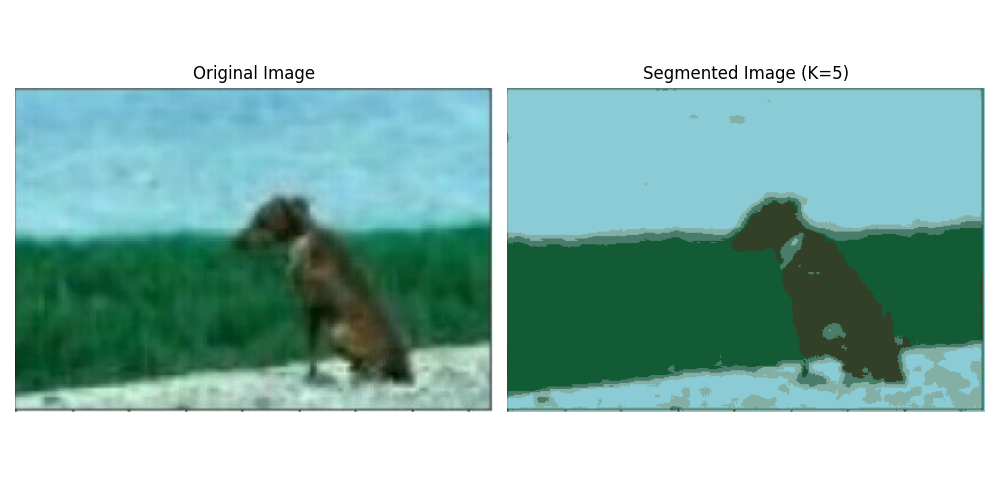

Generate this figure with Python:
import sys
sys.path.append("D:\python\lib\site-packages")
import cv2
import numpy as np
from matplotlib import pyplot as plt
from sklearn.cluster import KMeans

# 1. 加载彩色图像
image = cv2.imread('C:\\Users\\86178\\Desktop\\111.jpg')  # 替换为你的图像路径
image = cv2.cvtColor(image, cv2.COLOR_BGR2RGB)  # 转换颜色空间为RGB

# 2. 将图像数据重塑为二维数组
reshaped_image = image.reshape((-1, 3))  # (-1, 3)表示将图像展平为一个行向量

# 3. 应用K均值聚类
kmeans = KMeans(n_clusters=5, random_state=100)
kmeans.fit(reshaped_image)

# 4. 重构分割后的图像
segmented_image = kmeans.cluster_centers_[kmeans.labels_]
segmented_image = np.clip(segmented_image.astype('uint8'), 0, 255)  # 转换为0-255范围的整数

# 将重构后的图像转换回原始形状
segmented_image = segmented_image.reshape(image.shape)

# 5. 显示原始图像和分割后的图像
plt.figure(figsize=(10, 5))

plt.subplot(1, 2, 1)
plt.imshow(image)
plt.title('Original Image')
plt.axis('off')

plt.subplot(1, 2, 2)
plt.imshow(segmented_image)
plt.title('Segmented Image (K=5)')
plt.axis('off')

plt.tight_layout()
plt.show()
